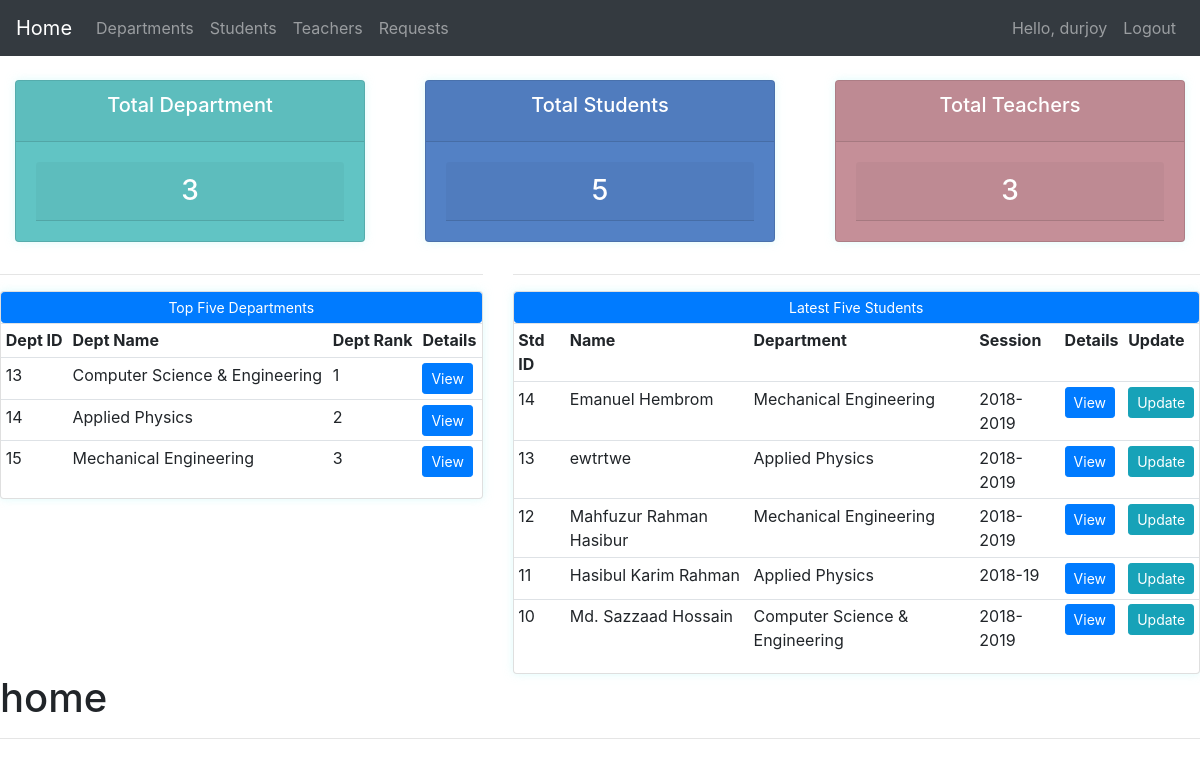
The app's page / (signed in) with its own data.
### app1/models.py (models this page shows, shortened)
class Department(models.Model):
    LOCATION=(
        ('Block A','Block A'),
        ('Block B','Block B'),
        ('Block C','Block C'),
        ('Block D','Block D'),
        ('Block E','Block E'),
    )
    STATUS=(
        ('Pending','Pending'),
        ('Accecpted','Accecpted'),
    )
    user = models.OneToOneField(User,null=True,blank=True, on_delete=models.CASCADE)
    name = models.CharField(max_length=30,null=True,)
    location = models.CharField(max_length=20, null=True, choices=LOCATION)
    rank=models.IntegerField(null=True,blank=True)
    phone=models.CharField(max_length=20,null=True)
    email=models.CharField(max_length=30,null=True)
    date_created=models.DateTimeField(auto_now_add=True)
    description=models.CharField(max_length=3000,null=True,blank=True)
    status=models.CharField(max_length=40,null=True,blank=True,default='Pending',choices=STATUS)
    def __str__(self):
       return self.name

class Student(models.Model):
    STATUS=(
        ('Pending','Pending'),
        ('Accecpted','Accecpted'),
    )
    user = models.OneToOneField(User,null=True,blank=True, on_delete=models.CASCADE)
    name=models.CharField(max_length=30,null=False)
    hsc_roll=roll=models.CharField(max_length=10,null=True,unique=True)
    hsc_reg=models.CharField(max_length=16,null=True,unique=True)
    reg_no=models.CharField(max_length=16,null=True,unique=True,blank=True)
    roll=models.CharField(max_length=10,null=True,unique=True,blank=True)
    dept=models.ForeignKey(Department,null=True,on_delete=models.SET_NULL,blank=True)
    session=models.CharField(max_length=10,null=True)
    email=models.EmailField()
    phone=models.CharField(max_length=20,null=True)
    dob=models.DateField(null=True,blank=True)
    address=models.CharField(max_length=50,null=True)
    fathers_name=models.CharField(max_length=30,null=True)
    mothers_name=models.CharField(max_length=30,null=True)
    guardian_phone=models.CharField(max_length=20,null=True)
    description=models.CharField(max_length=3000,null=True,blank=True)
    profile_pic=models.ImageField(default="profile1.png",null=True,blank=True)
    status=models.CharField(max_length=40,null=True,default='Pending',choices=STATUS)
    CGPA = models.FloatField(null=True,blank=True,validators=[MinValueValidator(0.0), MaxValueValidator(4.0)])
    result_description=models.CharField(default="Not Details Available now.",max_length=3000,null=True,blank=True)

### app1/decorators.py (the view)
    def wrapper_func(request,*args,**kwargs):
        group=None
        if request.user.groups.exists():
            group=request.user.groups.all()[0].name
        if group == 'student':
            return redirect('user-page')
        if group == 'department':
            return redirect('dept-page')
        if group=='admin':
            return view_func(request,*args,**kwargs)

### app1/views.py (called while the page is built)
@login_required(login_url='login')
@admin_only
def home(request):
    top_5_dept=Department.objects.filter(rank__lt=6).order_by('rank')
    all_dept=Department.objects.all()
    all_std=Student.objects.all().order_by('-id')[:5]
    all_teacher=Teacher.objects.all()
    total_teacher=all_teacher.count()
    total_std=all_std.count()
    total_dept=all_dept.count()
    context={'top_5_dept':top_5_dept,'all_dept':all_dept,'total_dept':total_dept,'all_std':all_std,'total_std':total_std,'total_teacher':total_teacher,'all_teacher':all_teacher}
    return render( request,'app1/home.html',context)

### app1/templates/app1/home.html
{% extends 'app1/main.html' %}
{%block content%}
{% include "app1/status.html" %}
 <div class="row">
       <div class="col-md-5">
          <hr>
          <div class="card card_body">
              <a class ="btn btn-primary btn-sm btn-block" href="">Top Five Departments</a>
              <table class="table table-sm">
                  <tr>
                       <th>Dept ID</th>
                       <th>Dept Name</th>
                       <th>Dept Rank</th>
                       <th>Details</th>
                  </tr>
                  {%for top_5_dept in top_5_dept%}
                        <tr>
                           <td>{{top_5_dept.id}}</td>
                           <td>{{top_5_dept.name}}</td>
                           <td>{{top_5_dept.rank}}</td>
                           <td><a class="btn btn-primary btn-sm" href="{% url 'department' top_5_dept.id %}">View</a></td>
                        </tr>
                  {%endfor%}
                </table>
          </div>
        </div>
        <div class="col-md-7">
          <hr>
          <div class="card card_body">
              <a class ="btn btn-primary btn-sm btn-block" href="">Latest Five Students</a>
              <table class="table table-sm">
                  <tr>
                       <th>Std ID</th>
                       <th>Name</th>
                       <th>Department</th>
                       <th>Session</th>
                       <th>Details</th>
                       <th>Update</th>
                  </tr>
                  {%for all_std in all_std%}
                        <tr>
                           <td>{{all_std.id}}</td>
                           <td>{{all_std.name}}</td>
                           <td>{{all_std.dept}}</td>
                           <td>{{all_std.session}}</td>
                           <td><a class="btn btn-primary btn-sm" href="{% url 'studentinfo' all_std.id %}">View</a></td>
                           <td><a class="btn btn-info btn-sm" href="{% url 'update_std' all_std.id %}">Update</a></td>
                        </tr>
                  {%endfor%}
                </table>
          </div>
        </div>
    </div>
<h1> home </h1>
{%endblock%}

### app1/templates/app1/navbar.html (shortened to what this page needs)
<nav class="navbar navbar-expand-lg navbar-dark bg-dark">
  <a class="navbar-brand" href="{% url 'home' %}">Home</a>
  <div class="collapse navbar-collapse" id="navbarNav">
    <ul class="navbar-nav mr-auto">
      {% if request.user.is_staff %}
        <li class="nav-item">
          <a class="nav-link" href="{% url 'nav_dept' %}">Departments</a>
        </li>
        <li class="nav-item">
          <a class="nav-link" href="{% url 'nav_stu' %}">Students</a>
        </li>
        <li class="nav-item">
          <a class="nav-link" href="{% url 'teacher_list' %}">Teachers</a>
        </li>
        <li class="nav-item">
          <a class="nav-link" href="{% url 'request' %}">Requests</a>
        </li>
      {% endif %}
    </ul>
    <ul class="navbar-nav">
      <li class="nav-item">
        <span class="navbar-text mr-2">Hello, {{ request.user }}</span>
      </li>
      <li class="nav-item">
        <a class="nav-link" href="{% url 'logout' %}">Logout</a>
      </li>
    </ul>
  </div>
</nav>

### static/css/department.css (style rules this page uses)
body { background-color: rgb(211, 250, 235); }

### static/css/studentinfo.css (style rules this page uses)
body { background-color: #afc4e4; }

### static/css/dept_form.css (style rules this page uses)
body { background-color: #f5f5f5; font-family: Arial, sans-serif; }
.card { box-shadow: 0 0 10px rgba(201, 248, 248, 0.61); }

### records on screen
Department: id "13", name "Computer Science & Engineering", rank "1"
Department: id "14", name "Applied Physics", rank "2"
Department: id "15", name "Mechanical Engineering", rank "3"
Student: id "14", name "Emanuel Hembrom", dept "Mechanical Engineering", session "2018-2019"
Student: id "13", name "ewtrtwe", dept "Applied Physics", session "2018-2019"
Student: id "12", name "Mahfuzur Rahman Hasibur", dept "Mechanical Engineering", session "2018-2019"
Student: id "11", name "Hasibul Karim Rahman", dept "Applied Physics", session "2018-19"
Student: id "10", name "Md. Sazzaad Hossain", dept "Computer Science & Engineering", session "2018-2019"

### other values on screen
{{ request.user }} "durjoy"
{{ total_dept }} "3"
{{ total_std }} "5"
{{ total_teacher }} "3"
